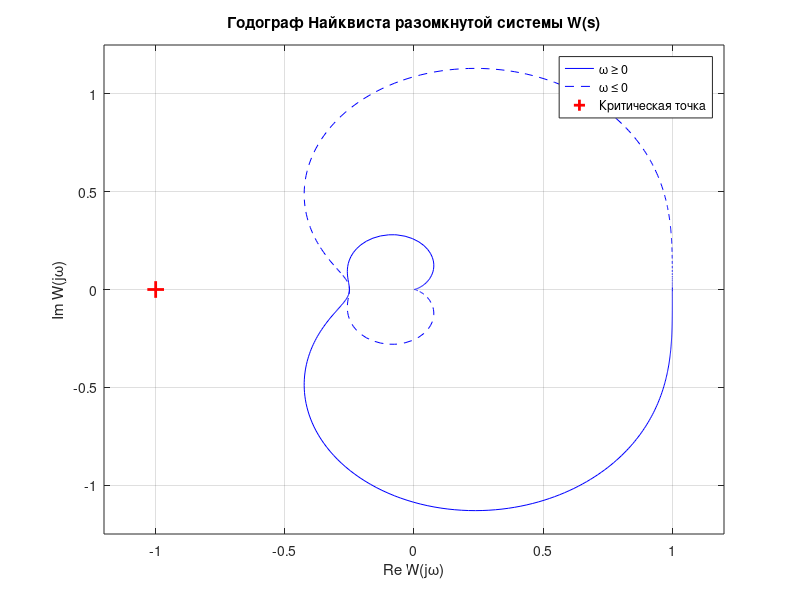
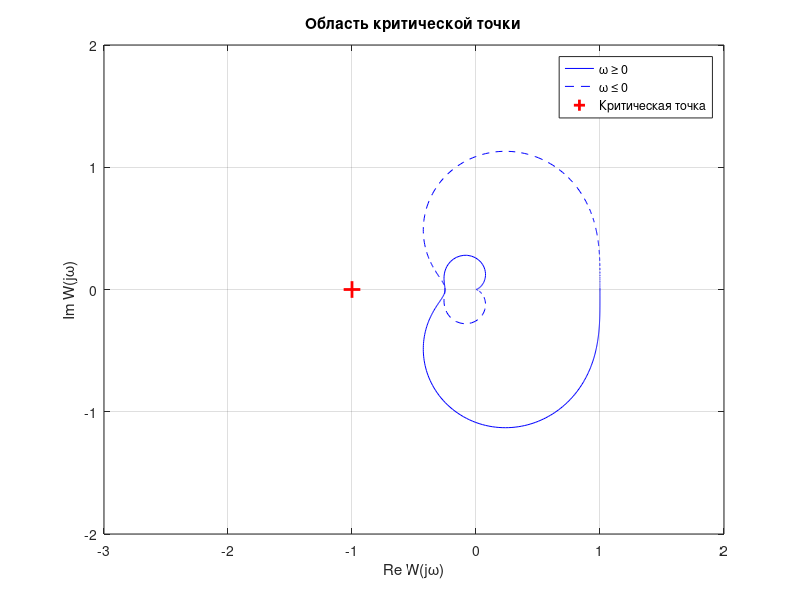
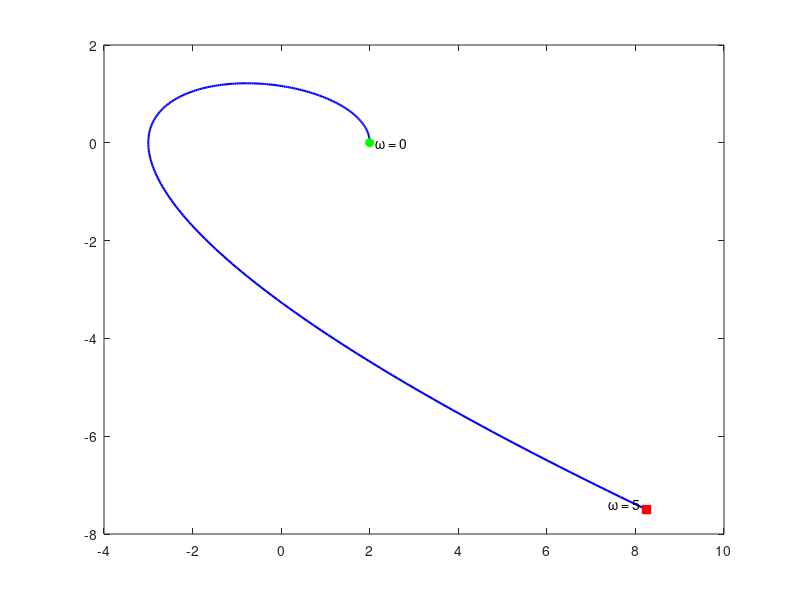

MATLAB code for these plots, in order: (Note: this script raises an error after producing the figures.)
clc;
clear;
close all;

s = tf('s');
W_open = 1 / (0.05*s^4 + 0.1*s^3 + s^2 + s + 1);
W_closed = 1 / (0.05*s^4 + 0.1*s^3 + s^2 + s + 2);

steadyOpen = 1;
steadyClosed = 0.5;

wCross = sqrt(10);
[re, im] = nyquist(W_open);
re = [steadyOpen; re(:); 0];
im = [0; im(:); 0];

limits = [-1.2 1.2 -1.25 1.25; -3 2 -2 2];
titles = {'Годограф Найквиста разомкнутой системы W(s)', ...
    'Область критической точки'};
for i = 1:2
    figure('Color', 'w');
    plot(re, im, 'b-', re, -im, 'b--');
    hold on;
    plot(-1, 0, 'r+', 'MarkerSize', 12, 'LineWidth', 2);
    grid on;
    axis(limits(i, :));
    xlabel('Re W(jω)');
    ylabel('Im W(jω)');
    title(titles{i});
    legend('ω \geq 0', 'ω \leq 0', 'Критическая точка', ...
        'Location', 'best');
end

[num, den] = tfdata(W_closed, 'v');
D = den / num(end);
wAxis = [sqrt(10 - sqrt(60)), wCross, sqrt(10 + sqrt(60))];
w = unique([0:0.02:5, wAxis]);
Djw = polyval(D, 1i*w);

figure('Color', 'w');
plot(real(Djw), imag(Djw), 'b-', 'LineWidth', 1.5);
hold on;
plot(real(Djw(1)), imag(Djw(1)), 'go', 'MarkerFaceColor', 'g');
plot(real(Djw(end)), imag(Djw(end)), 'rs', 'MarkerFaceColor', 'r');
text(real(Djw(1)), imag(Djw(1)), '  ω = 0');
text(real(Djw(end)), imag(Djw(end)), 'ω = 5  ', ...
    'HorizontalAlignment', 'right', 'VerticalAlignment', 'bottom');
xline(0, 'k:');
yline(0, 'k:');
grid on;
axis equal;
xlabel('Re D(jω)');
ylabel('Im D(jω)');
title('Кривая Михайлова D(jω)');

t = (0:0.001:15)';
yOpen = step(W_open, t);
yClosed = step(W_closed, t);

figure('Color', 'w');
plot(t, yOpen, 'b-', t, yClosed, 'r-', 'LineWidth', 1.4);
hold on;
yline(steadyOpen, 'b--', 'HandleVisibility', 'off');
yline(steadyClosed, 'r--', 'HandleVisibility', 'off');
grid on;
axis([0 15 0 1.25]);
xlabel('t, с');
ylabel('y(t)');
title('Переходные характеристики при единичном скачке');
legend('Разомкнутая САУ', 'Замкнутая САУ', 'Location', 'best');

disp('Полюсы разомкнутой системы');
disp(pole(W_open));
disp('Полюсы замкнутой системы');
disp(pole(W_closed));
[peakOpen, idxOpen] = max(yOpen);
[peakClosed, idxClosed] = max(yClosed);
fprintf('Разомкнутая САУ: предел %.3f, максимум %.4f при t = %.3f с.\n', ...
    steadyOpen, peakOpen, t(idxOpen));
fprintf('Замкнутая САУ: предел %.3f, максимум %.4f при t = %.3f с.\n', ...
    steadyClosed, peakClosed, t(idxClosed));
